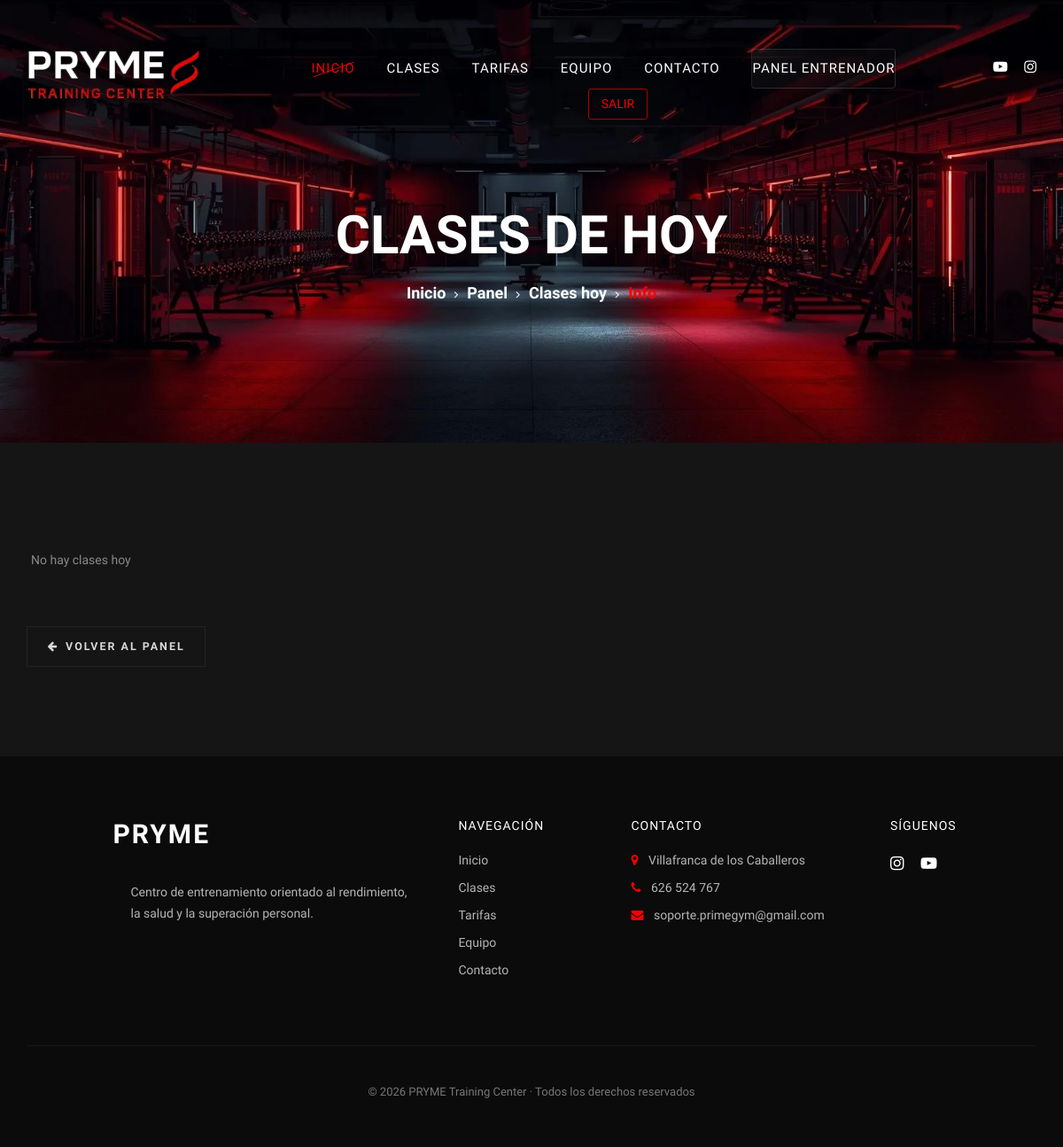
Before: /entrenador/clases-hoy/ (signed in) with the older database file.
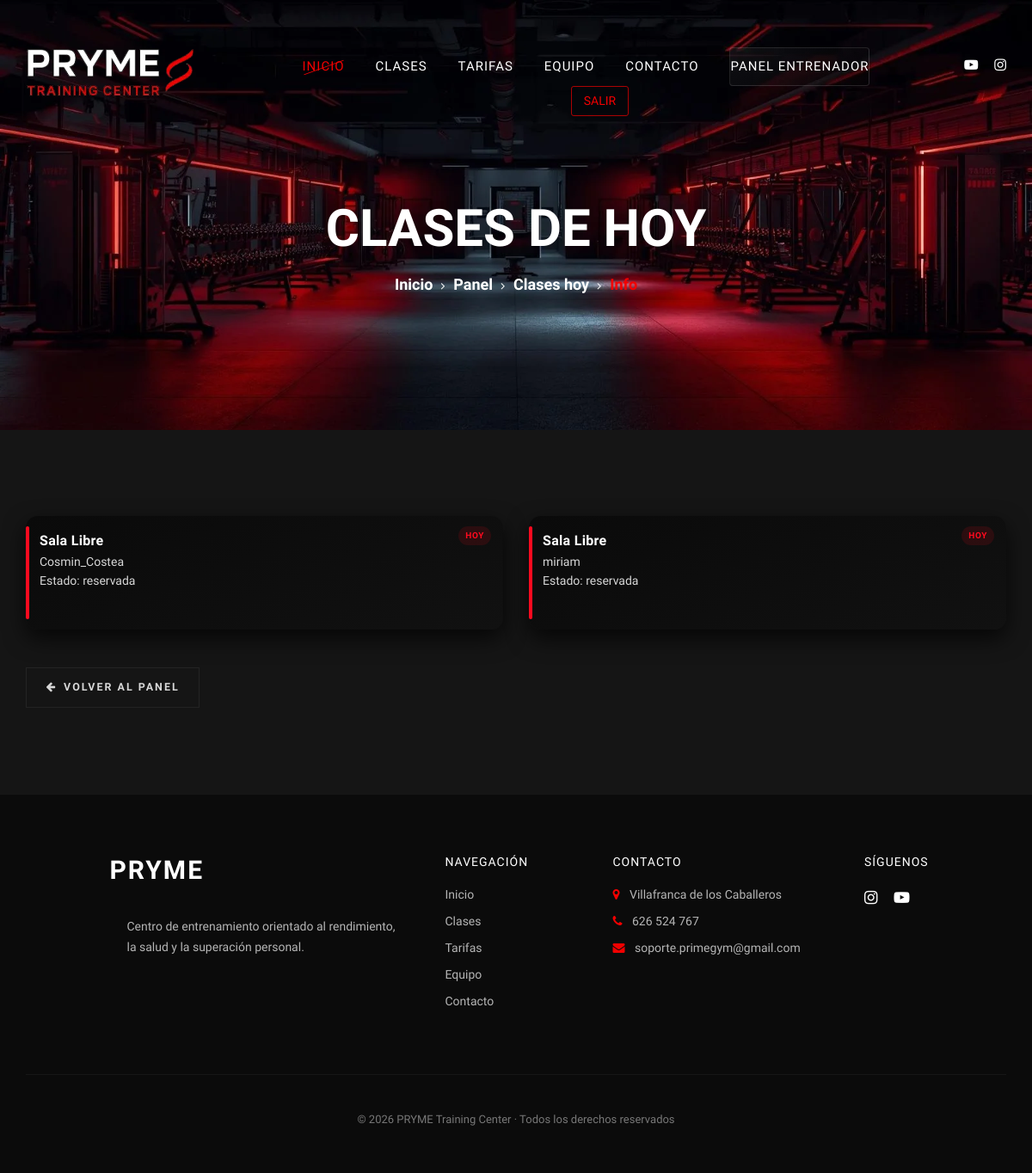
After: the same page with the newer database file.
### gimnasio/models.py (models this page shows, shortened)
class Reserva(models.Model):
    ESTADOS = [
        ('reservada', 'Reservada'),
        ('asistio', 'Asistió'),
        ('cancelada', 'Cancelada'),
    ]
    cliente = models.ForeignKey(Cliente, on_delete=models.CASCADE, related_name="reservas")
    clase = models.ForeignKey(Clase, on_delete=models.CASCADE, related_name="reservas")
    fecha_reserva = models.DateField()
    estado = models.CharField(max_length=10, choices=ESTADOS, default='reservada')
    class Meta:
        unique_together = ('cliente', 'clase', 'fecha_reserva')

class Clase(models.Model):
    nombre = models.CharField(max_length=100)
    descripcion = models.TextField(blank=True, null=True)
    horario = models.CharField(max_length=50)
    entrenador = models.ForeignKey(Entrenador, on_delete=models.SET_NULL, null=True, related_name="clases")
    tarifas = models.ManyToManyField(Tarifa, related_name="clases")
    capacidad = models.IntegerField(default=20)

class Cliente(models.Model):
    user = models.OneToOneField(User, on_delete=models.CASCADE)
    telefono = models.CharField(max_length=20, blank=True)
    tarifa = models.ForeignKey(Tarifa, on_delete=models.SET_NULL, null=True, blank=True)
    fecha_registro = models.DateField(auto_now_add=True)
    @property
    def nombre(self):
        return self.user.username

### entrenador/views.py (the view)
# urls.py: path('clases-hoy/', views.clases_hoy, name='clases_hoy'),
@login_required
def clases_hoy(request):
    if not request.user.is_staff:
        raise PermissionDenied  # 403
    entrenador = Entrenador.objects.first()
    hoy = date.today()
    reservas_hoy = Reserva.objects.filter(clase__entrenador=entrenador, fecha_reserva=hoy, estado="reservada")
    return render(request, 'entrenador/clases_hoy.html', {'reservas': reservas_hoy})

### entrenador/templates/entrenador/clases_hoy.html (shortened to what this page needs)
{% extends "entrenador/components/base.html" %}
{% load static %}
{% block title %}Clases de Hoy{% endblock %}
{% block css_entrenador %}
    <link rel="stylesheet" href="{% static 'css/entrenador/style_clases_hoy.css' %}">
{% endblock %}
{% block enlace_nav %}
    <a href="{% url 'entrenador:clases_hoy'%}">Clases hoy</a>
{% endblock%}
{% block subtitulo %}Info{% endblock %}
{% block contenido %}
<div class="row">
{% for reserva in reservas %}
    <div class="col-lg-6 mb-3">
        <div class="class-item p-3">
            <strong>{{ reserva.clase.nombre }}</strong><br>
            {{ reserva.cliente.nombre }}<br>
            Estado: {{ reserva.estado }}
        </div>
    </div>
{% empty %}
    <p>No hay clases hoy</p>
{% endfor %}
</div>
<div class="rc-footer">
    <a href="{% url 'entrenador:panel' %}" class="rc-btn rc-btn--ghost">
        <i class="fa fa-arrow-left"></i>
        <span>Volver al Panel</span>
    </a>
</div>
{% endblock %}

Changed rows visible on the page:
added Reserva: clase.nombre "Sala Libre", cliente.nombre "Cosmin_Costea", estado "reservada"
added Reserva: clase.nombre "Sala Libre", cliente.nombre "miriam", estado "reservada"
Other visible differences:
text no longer shown: "No hay clases hoy"
